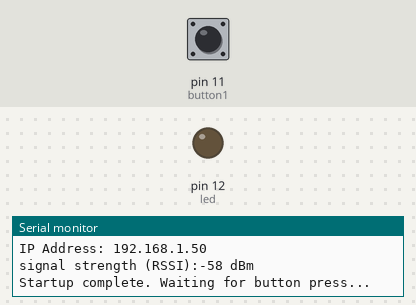
A program run on a simulated Arduino Uno, built for the host (arithmetic inside an expression is 32-bit, double 64-bit). On the bench: output pins drawn as LEDs (lit = HIGH), the last lines printed to the serial monitor. The test bench sets the inputs (shaded band); at power-on: pin 11 (button1) HIGH. WiFi joins after 1.5 s; servers stay silent unless stated; uploads are accepted with an empty reply; not simulated (calls return 0 or success): arduino_secrets.h.

Above: at 2.9 s.
3.0 s: pin 11 (button1) pulled LOW for 0.15 s
At 3.2 s:
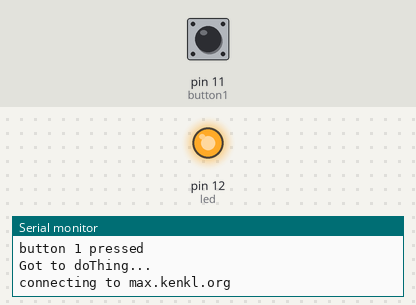
4.9 s: pin 11 (button1) pulled LOW for 3.2 s
At 8.8 s:
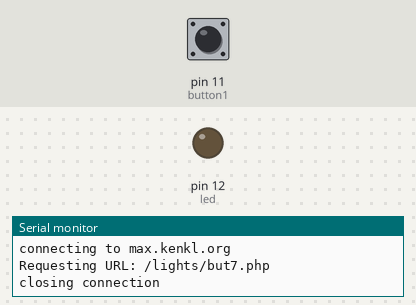
Timing chart, 0 to 10.3 s (numbered marks = the images above; inputs shaded):
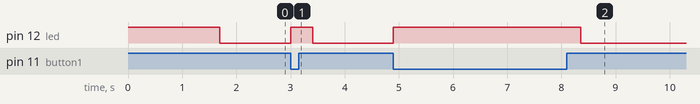

Measured:
- after the input at 3.0 s, pin 12 (led): LOW → HIGH at once, → LOW 0.41 s later
- after the input at 4.9 s, pin 12 (led): LOW → HIGH at once, → LOW 3.5 s later

The program:

main.cpp
```cpp
// AirLift_buttonthing - borrowing heavily from WiFiWebClient.ino in the Adafruit WiFiNINA library's examples

#include <Arduino.h>
#include <SPI.h>
#include <WiFiNINA.h>

// Configure the pins used for the ESP32 connection
#if defined(ADAFRUIT_FEATHER_M4_EXPRESS) || \
  defined(ADAFRUIT_FEATHER_M0_EXPRESS) || \
  defined(ARDUINO_AVR_FEATHER32U4) || \
  defined(ARDUINO_NRF52840_FEATHER) || \
  defined(ADAFRUIT_ITSYBITSY_M0_EXPRESS) || \
  defined(ADAFRUIT_ITSYBITSY_M4_EXPRESS) || \
  defined(ARDUINO_AVR_ITSYBITSY32U4_3V)
  // Configure the pins used for the ESP32 connection
  #define SPIWIFI       SPI  // The SPI port
  #define SPIWIFI_SS    13   // Chip select pin
  #define ESP32_RESETN  12   // Reset pin
  #define SPIWIFI_ACK   11   // a.k.a BUSY or READY pin
  #define ESP32_GPIO0   -1
#elif defined(ARDUINO_AVR_FEATHER328P)
  #define SPIWIFI       SPI  // The SPI port
  #define SPIWIFI_SS     4   // Chip select pin
  #define ESP32_RESETN   3   // Reset pin
  #define SPIWIFI_ACK    2   // a.k.a BUSY or READY pin
  #define ESP32_GPIO0   -1
#elif defined(TEENSYDUINO)
  #define SPIWIFI       SPI  // The SPI port
  #define SPIWIFI_SS     5   // Chip select pin
  #define ESP32_RESETN   6   // Reset pin
  #define SPIWIFI_ACK    9   // a.k.a BUSY or READY pin
  #define ESP32_GPIO0   -1
#elif defined(ARDUINO_NRF52832_FEATHER)
  #define SPIWIFI       SPI  // The SPI port
  #define SPIWIFI_SS    16  // Chip select pin
  #define ESP32_RESETN  15  // Reset pin
  #define SPIWIFI_ACK    7  // a.k.a BUSY or READY pin
  #define ESP32_GPIO0   -1
#elif !defined(SPIWIFI_SS)  // if the wifi definition isnt in the board variant
  // Don't change the names of these #define's! they match the variant ones
  #define SPIWIFI       SPI
  #define SPIWIFI_SS    10   // Chip select pin
  #define SPIWIFI_ACK    7   // a.k.a BUSY or READY pin
  #define ESP32_RESETN   5   // Reset pin
  #define ESP32_GPIO0   -1   // Not connected
#endif

#include "arduino_secrets.h"
///////please enter your sensitive data in the Secret tab/arduino_secrets.h
char ssid[] = SECRET_SSID;        // your network SSID (name)
char pass[] = SECRET_PASS;    // your network password (use for WPA, or use as key for WEP)
int keyIndex = 0;            // your network key Index number (needed only for WEP)

int status = WL_IDLE_STATUS;

const char* host = "max.kenkl.org";

// Initialize the Ethernet client library
// with the IP address and port of the server
// that you want to connect to (port 80 is default for HTTP):
WiFiClient client;

const unsigned int clienttimeout = 60000;  //ms for client timeout in the doThing* actions
const int led = 12;

const int button1 = 11;
const char* url1 = "/lights/but7.php";
int button1State = 0;

void printWifiStatus();
void doThing(const char* url);
void doWiFi();
void(* resetFunc) (void) = 0;

void setup() {
  pinMode(button1, INPUT_PULLUP);
  pinMode(led, OUTPUT);
  //Initialize serial and wait for port to open:
  Serial.begin(9600);
  while (!Serial) {
    ; // wait for serial port to connect. Needed for native USB port only
  }
  digitalWrite(led, 1);
  Serial.println("AirLift_buttonthing (test) 20200203");
  Serial.println("Calls kcstog.php via pin 11 pulldown.");

  // Moved all the WiFi initialization bits to doWiFi() so we can reset it on-demand
  doWiFi();

  Serial.println("Startup complete. Waiting for button press...");
  digitalWrite(led, 0);

}

void loop() {
  button1State = digitalRead(button1);

  if(button1State == LOW) {
    Serial.println("button 1 pressed");
    digitalWrite(led, 1);
    while(digitalRead(button1) == LOW) {
       //poor man's debounce. wait until button is released.
    }
    doThing(url1);
  }
  else {
    digitalWrite(led, 0);
  }

} // end of loop()


void printWifiStatus() {
  // print the SSID of the network you're attached to:
  Serial.print("SSID: ");
  Serial.println(WiFi.SSID());

  // print your board's IP address:
  IPAddress ip = WiFi.localIP();
  Serial.print("IP Address: ");
  Serial.println(ip);

  // print the received signal strength:
  long rssi = WiFi.RSSI();
  Serial.print("signal strength (RSSI):");
  Serial.print(rssi);
  Serial.println(" dBm");
}
void doThing(const char* url) {

  digitalWrite(led, 1); // light up a pilot while we connect, send, and get a response.

  Serial.println("Got to doThing...");
  Serial.print("connecting to ");
  Serial.println(host);

  // Use WiFiClient class to create TCP connections
WiFiClient client;
const int httpPort = 80;
if (!client.connect(host, httpPort)) {
  // Provide a visual cue that we're in failure state
  for(int i=0; i<5; i++) {
    digitalWrite(led, 1);
    delay(150);
    digitalWrite(led, 0);
    delay(150);
  }

  Serial.println("connection failed - resetting...");
  Serial.println();
  delay(1000); // Give the UART a second to drain...
  resetFunc();
  return;
}

// We now create a URI for the request
//String url = "/lights/cinema.php";

Serial.print("Requesting URL: ");
Serial.println(url);

// This will send the request to the server
client.print(String("GET ") + url + " HTTP/1.1\r\n" +
             "Host: " + host + "\r\n" +
             "Connection: close\r\n\r\n");
unsigned long timeout = millis();
while (client.available() == 0) {
  if (millis() - timeout > clienttimeout) {
    Serial.println(">>> Client Timeout !");
    client.stop();
    return;
  }
}

  Serial.println("closing connection");
  Serial.println();

  digitalWrite(led, 0); // turn off the pilot

}

void doWiFi() {
  digitalWrite(led, 1);
  // check for the WiFi module:
  WiFi.setPins(SPIWIFI_SS, SPIWIFI_ACK, ESP32_RESETN, ESP32_GPIO0, &SPIWIFI);
  while (WiFi.status() == WL_NO_MODULE) {
    Serial.println("Communication with WiFi module failed!");
    // don't continue
    delay(1000);
  }

  String fv = WiFi.firmwareVersion();
  if (fv < "1.0.0") {
    Serial.println("Please upgrade the firmware");
  }
  Serial.print("Found firmware "); Serial.println(fv);

  // attempt to connect to Wifi network:
  Serial.print("Attempting to connect to SSID: ");
  Serial.println(ssid);
  // Connect to WPA/WPA2 network. Change this line if using open or WEP network:
  do {
    status = WiFi.begin(ssid, pass);
    delay(100);     // wait until connection is ready!
  } while (status != WL_CONNECTED);

  Serial.println("Connected to wifi");
  printWifiStatus();

  digitalWrite(led, 0);

}
```
